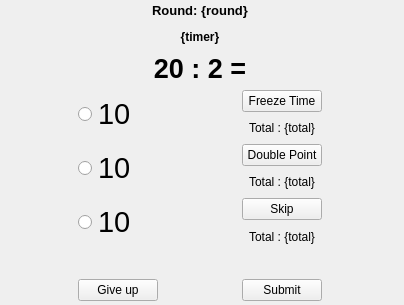
<?xml version="1.0" encoding="UTF-8"?>
<ui version="4.0">
 <class>Form</class>
 <widget class="QWidget" name="Form">
  <property name="geometry">
   <rect>
    <x>0</x>
    <y>0</y>
    <width>404</width>
    <height>305</height>
   </rect>
  </property>
  <property name="windowTitle">
   <string>Form</string>
  </property>
  <widget class="QWidget" name="gridLayoutWidget">
   <property name="geometry">
    <rect>
     <x>0</x>
     <y>0</y>
     <width>401</width>
     <height>301</height>
    </rect>
   </property>
   <layout class="QGridLayout" name="gridLayout">
    <item row="10" column="0">
     <widget class="QPushButton" name="giveup_button">
      <property name="sizePolicy">
       <sizepolicy hsizetype="Fixed" vsizetype="Fixed">
        <horstretch>0</horstretch>
        <verstretch>0</verstretch>
       </sizepolicy>
      </property>
      <property name="text">
       <string>Give up</string>
      </property>
     </widget>
    </item>
    <item row="0" column="0" colspan="2">
     <widget class="QLabel" name="round_label">
      <property name="font">
       <font>
        <pointsize>10</pointsize>
        <weight>75</weight>
        <bold>true</bold>
       </font>
      </property>
      <property name="layoutDirection">
       <enum>Qt::LeftToRight</enum>
      </property>
      <property name="text">
       <string>Round: {round}</string>
      </property>
      <property name="alignment">
       <set>Qt::AlignCenter</set>
      </property>
     </widget>
    </item>
    <item row="10" column="1">
     <widget class="QPushButton" name="submit_button">
      <property name="sizePolicy">
       <sizepolicy hsizetype="Fixed" vsizetype="Fixed">
        <horstretch>0</horstretch>
        <verstretch>0</verstretch>
       </sizepolicy>
      </property>
      <property name="font">
       <font>
        <strikeout>false</strikeout>
        <kerning>true</kerning>
       </font>
      </property>
      <property name="layoutDirection">
       <enum>Qt::LeftToRight</enum>
      </property>
      <property name="text">
       <string>Submit</string>
      </property>
      <property name="checkable">
       <bool>false</bool>
      </property>
      <property name="flat">
       <bool>false</bool>
      </property>
     </widget>
    </item>
    <item row="2" column="0" colspan="2">
     <widget class="QLabel" name="question_label">
      <property name="font">
       <font>
        <pointsize>20</pointsize>
        <weight>75</weight>
        <bold>true</bold>
       </font>
      </property>
      <property name="text">
       <string>20 : 2 =</string>
      </property>
      <property name="alignment">
       <set>Qt::AlignCenter</set>
      </property>
     </widget>
    </item>
    <item row="3" column="1">
     <widget class="QPushButton" name="freezetime_button">
      <property name="text">
       <string>Freeze Time</string>
      </property>
     </widget>
    </item>
    <item row="8" column="1">
     <widget class="QLabel" name="skip_total_label">
      <property name="text">
       <string>Total : {total}</string>
      </property>
      <property name="alignment">
       <set>Qt::AlignCenter</set>
      </property>
     </widget>
    </item>
    <item row="7" column="0" rowspan="2">
     <widget class="QRadioButton" name="answer_c">
      <property name="font">
       <font>
        <pointsize>22</pointsize>
       </font>
      </property>
      <property name="text">
       <string>10</string>
      </property>
     </widget>
    </item>
    <item row="5" column="1">
     <widget class="QPushButton" name="doublepoint_button">
      <property name="text">
       <string>Double Point</string>
      </property>
     </widget>
    </item>
    <item row="1" column="0" colspan="2">
     <widget class="QLabel" name="timer_label">
      <property name="font">
       <font>
        <weight>75</weight>
        <bold>true</bold>
       </font>
      </property>
      <property name="text">
       <string>{timer}</string>
      </property>
      <property name="alignment">
       <set>Qt::AlignCenter</set>
      </property>
     </widget>
    </item>
    <item row="4" column="1">
     <widget class="QLabel" name="freezetime_total_label">
      <property name="text">
       <string>Total : {total}</string>
      </property>
      <property name="alignment">
       <set>Qt::AlignCenter</set>
      </property>
     </widget>
    </item>
    <item row="7" column="1">
     <widget class="QPushButton" name="skip_button">
      <property name="text">
       <string>Skip</string>
      </property>
     </widget>
    </item>
    <item row="9" column="0" colspan="2">
     <widget class="QLabel" name="spacer">
      <property name="text">
       <string/>
      </property>
     </widget>
    </item>
    <item row="5" column="0" rowspan="2">
     <widget class="QRadioButton" name="answer_b">
      <property name="font">
       <font>
        <pointsize>22</pointsize>
       </font>
      </property>
      <property name="text">
       <string>10</string>
      </property>
     </widget>
    </item>
    <item row="3" column="0" rowspan="2">
     <widget class="QRadioButton" name="answer_a">
      <property name="font">
       <font>
        <pointsize>22</pointsize>
       </font>
      </property>
      <property name="text">
       <string>10</string>
      </property>
     </widget>
    </item>
    <item row="6" column="1">
     <widget class="QLabel" name="doublepoint_total_label">
      <property name="text">
       <string>Total : {total}</string>
      </property>
      <property name="alignment">
       <set>Qt::AlignCenter</set>
      </property>
     </widget>
    </item>
   </layout>
  </widget>
 </widget>
 <resources/>
 <connections/>
</ui>
